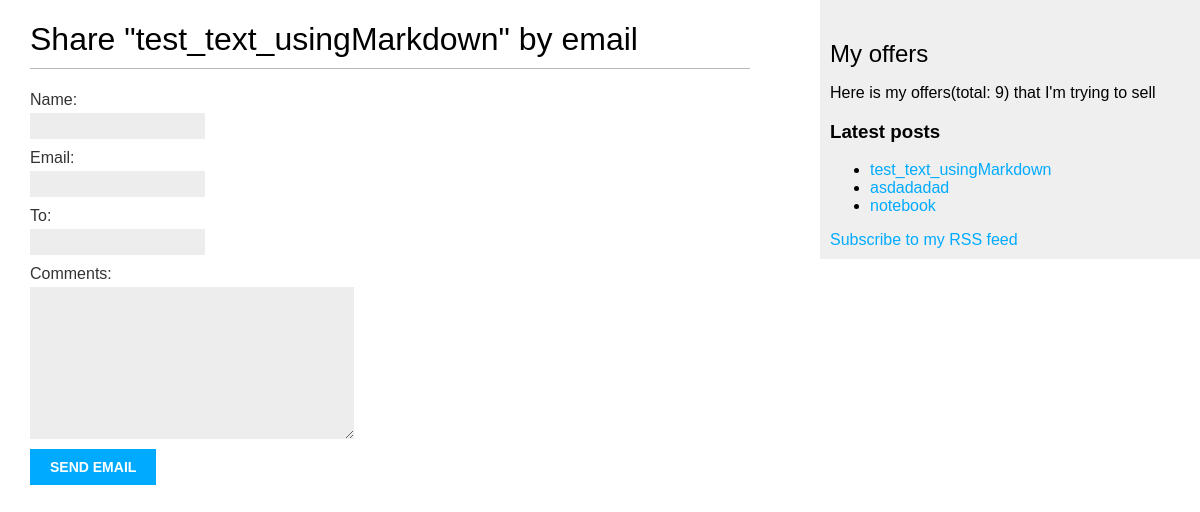
/blog/11/share/, run on the app's committed database.
### blog/models.py (models this page shows, shortened)
class Post(models.Model):
    STATUS_CHOICES = (
        ('draft', 'Draft'),
        ('published', 'Published'),
    )
    title = models.CharField(max_length=250)
    slug = models.SlugField(max_length=250,
                            unique_for_date='publish')
    author = models.ForeignKey(User,
                               on_delete=models.CASCADE,
                               related_name='blog_posts')
    body = models.TextField()
    publish = models.DateTimeField(default=timezone.now)
    created = models.DateTimeField(auto_now_add=True)
    updated = models.DateTimeField(auto_now=True)
    status = models.CharField(max_length=10,
                              choices=STATUS_CHOICES,
                              default='draft')
    objects = models.Manager()
    published = PublishedManager()
    tags = TaggableManager()
    def get_absolute_url(self):
        return reverse('blog:post_detail',
                       args=[self.publish.year,
                             self.publish.month,
                             self.publish.day,
                             self.slug])
    class Meta:
        ordering = ['-publish']

### blog/views.py (the view)
def post_share(request, post_id):
    post = get_object_or_404(Post,
                             id=post_id,
                             status="published")
    sent = False
    if request.method == "POST":
        form = EmailPostForm(request.POST)
        if form.is_valid():
            cd = form.cleaned_data
            post_url = request.build_absolute_uri(
                post.get_absolute_url())
            subject = f"{cd['name']} recommends you read" \
                      f"{post.title}"
            message = f"Read {post.title} as {post_url}\n\n" \
                      f"{cd['name']}\'s comments: {cd['comments']}"
            send_mail(subject, message, 'asdnaskdjndkajdasn@gmail.com',
                      [cd['to']])
            sent = True
    else:
        form = EmailPostForm()
    return render(request,
                  "blog/post/share.html",
                  {"post": post,
                   "form": form,
                   "sent": sent})

### blog/forms.py
class EmailPostForm(forms.Form):
    name = forms.CharField(max_length=25)
    email = forms.EmailField()
    to = forms.EmailField()
    comments = forms.CharField(required=False,
                               widget=forms.Textarea)

### blog/models.py (called while the page is built)
    def get_queryset(self):
        return super(PublishedManager,
                     self).get_queryset()\
                          .filter(status="published")

### blog/templatetags/blog_tags.py (called while the page is built)
@register.simple_tag
def total_posts():
    return Post.published.count()

@register.inclusion_tag('blog/post/latest_posts.html')
def show_latest_posts(count=5):
    latest_posts = Post.published.order_by('-publish')[:count]
    return {'latest_posts': latest_posts}

### blog/templates/blog/post/share.html (shortened to what this page needs)
{% extends "blog/base.html" %}
{% block content %}
    {% if sent %}
        <h1>Email successfully sent</h1>
        <p>
            "{{ post.title }}" was successfully sent to {{ form.cleaned_data.to }}.
        </p>
    {% else %}
        <h1>Share "{{ post.title }}" by email</h1>
        <form method="post">
            {{ form.as_p }}
            <input type="submit" value="Send email">
        </form>
    {% endif %}
{% endblock %}

### blog/templates/blog/post/latest_posts.html
<ul>
    {% for post in latest_posts %}
        <li>
            <a href="{{ post.get_absolute_url }}">
                {{ post.title }}
            </a>
        </li>
    {% endfor %}
</ul>

### blog/static/css/blog.css (style rules this page uses)
body { margin:0; padding:0; font-family:helvetica, sans-serif; }
a { color:#00abff; text-decoration:none; }
h1 { font-weight:normal; border-bottom:1px solid #bbb; padding:0 0 10px 0; }
label { float:left; clear:both; color:#333; margin-bottom:4px; }
input, textarea { clear:both; float:left; margin:0 0 10px; background:#ededed; border:0; padding:6px 10px; font-size:12px; }
input[type=submit] { font-weight:bold; background:#00abff; color:#fff; padding:10px 20px; font-size:14px; text-transform:uppercase; }

### data on the page
Post: title "test_text_usingMarkdown"
Post: title "asdadadad"
Post: title "notebook"
